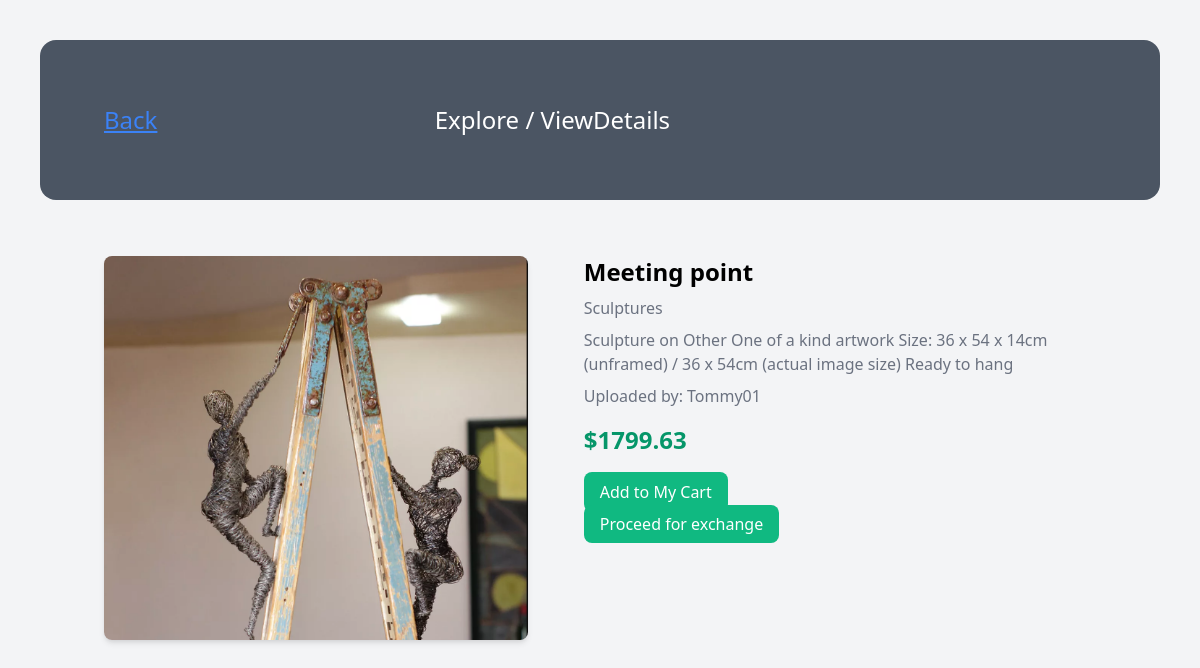
Page /viewDetails/37 on the earlier database version.
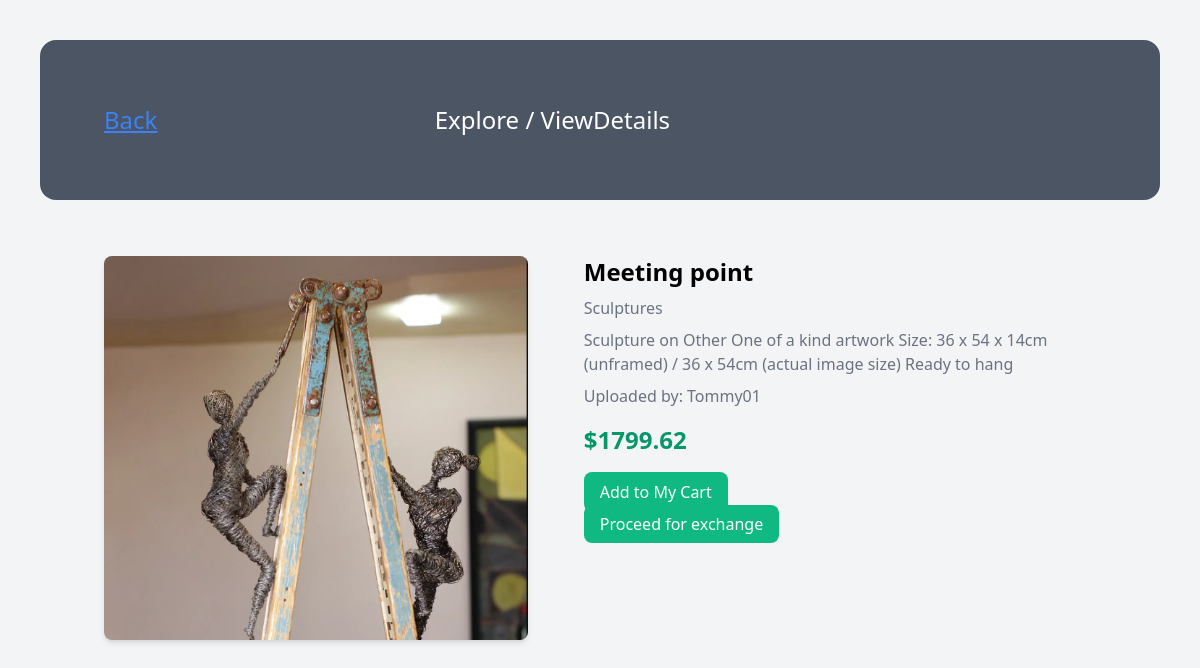
Same page on the later database version.
### core/models.py (models this page shows, shortened)
class UserUploadedItem(models.Model):
    title = models.CharField(max_length=100)
    description = models.TextField()
    category = models.CharField(max_length=100, choices=CATEGORY_CHOICES)
    image = models.ImageField(upload_to = "images/")
    price = models.DecimalField(max_digits=10, decimal_places=2)
    user = models.ForeignKey(User, on_delete=models.CASCADE)

### core/views.py (the view, shortened to what this page needs)
# urls.py: path('viewDetails/<int:item_id>', views.viewDetails, name='viewDetails'),
def viewDetails(request,item_id):
    print("id is ", item_id)
    item = UserUploadedItem.objects.get(id=item_id)
    context={
        "item":item,
    }
    return render(request, 'viewDetails.html',context)

### templates/viewDetails.html (shortened to what this page needs)
<!DOCTYPE html>
<html lang="en">
<head>
    <link href="https://cdn.jsdelivr.net/npm/tailwindcss@2.2.19/dist/tailwind.min.css" rel="stylesheet">
</head>
<body class="bg-gray-100">
    <div class="p-16 bg-gray-600 m-10 rounded-2xl">
        <div class="grid grid-cols-3">
            <div>
                <a class="text-2xl text-blue-500 underline" href="javascript:history.back()">Back</a>
            </div>
            <div class="text-2xl text-white">
                <p>Explore / ViewDetails</p>
            </div>
        </div>
    </div>
    <div class="container mx-auto p-4 flex ">
        <div class="">
            {% if item.image %}
            <img src="{{ item.image.url }}" alt="{{ item.title }}" class="w-93 h-96 rounded-lg shadow-md">
            {% endif %}
        </div>
        <div class="w-1/2 ml-4 ml-14">
            <h1 class="text-2xl font-semibold">{{ item.title }}</h1>
            <p class="text-gray-500 mt-2">{{ item.category|capfirst }}</p>
            <p class="text-gray-500 mt-2">{{item.description}}</p>
            <p class="text-gray-500 mt-2">Uploaded by: {{item.user}}</p>
            <p class="text-green-600 text-2xl font-semibold mt-4">${{ item.price }}</p>
            {% if request.user.is_authenticated %}
            <form action="" method="post">
                {% csrf_token %}
                <input type="hidden" name="item_id" value="{{ item.id }}">
                <input type="hidden" name="item_title" value="{{ item.title }}">
                <input type="hidden" name="item_category" value="{{ item.category }}">
                <input type="hidden" name="item_price" value="{{ item.price }}">
                <input type="hidden" name="item_image" value="{{ item.image.url }}">
                <input type="hidden" name="user" value="{{ request.user }}">
                <button name="add" onclick="addtocart()" class="mt-4 bg-green-500 text-white px-4 py-2 rounded-lg hover:bg-green-600">Add to My Cart</button>
                </form>
                {% else %}
                <button  onclick="cart()" class="mt-4 bg-green-500 text-white px-4 py-2 rounded-lg hover:bg-green-600" >Add to My Cart</button>
                {% endif %}
                <br>
                <a href="#" class="mt-4 bg-green-500 text-white px-4 py-2 rounded-lg hover:bg-green-600" >Proceed for exchange</a>
        </div>
    </div>
</body>
</html>

Differences in the rows shown:
changed UserUploadedItem "Meeting point": price "1799.63" → "1799.62"
